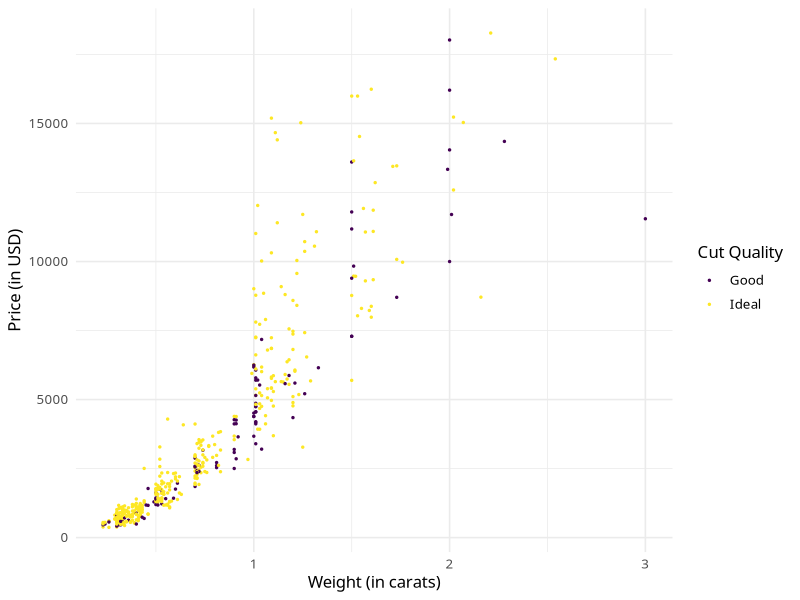

The R script that drew this image:
## ---- chunk 1
library(tidyverse)
library(patchwork)
options(digits = 4)
notes_theme = theme_minimal(base_size = 12, base_family = "Source Sans 3")
theme_set(notes_theme)
## ---- chunk 2
palmerpenguins::penguins 
## ---- chunk 3
#| fig-align: left
#| fig-height: 2
#| fig-width: 4

ggplot(diamonds %>% filter(cut %in% c("Good", "Ideal")) %>% sample_n(500), aes(x = carat, y = price, col = cut)) + 
  geom_point(size = .5) + 
  labs(
    x = "Weight (in carats)",
    y = "Price (in USD)",
    color = "Cut Quality"
  )
